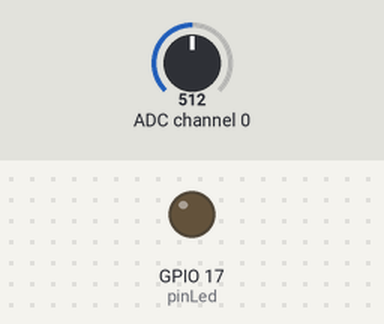
Bench run of a program on a simulated Raspberry Pi (BCM pin numbers). Parts: output pins drawn as LEDs (lit = HIGH). The inputs (shaded band) are chosen by the test bench; at power-on: ADC channel 0 = 512 (analog values on the 0–1023 scale).

Above: at 1.2 s.
1.3 s: ADC channel 0 set to 690
2.8 s: ADC channel 0 set to 717
At 4.0 s:
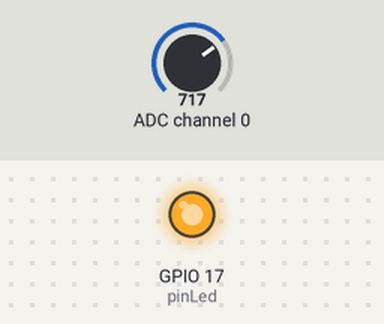
4.3 s: ADC channel 0 set to 511
At 5.1 s:
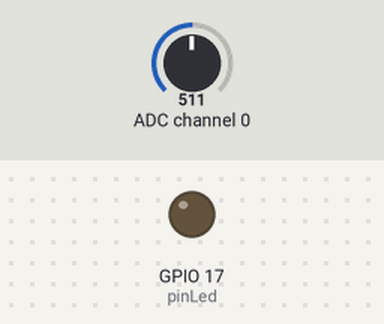
5.8 s: ADC channel 0 set to 710
At 6.2 s:
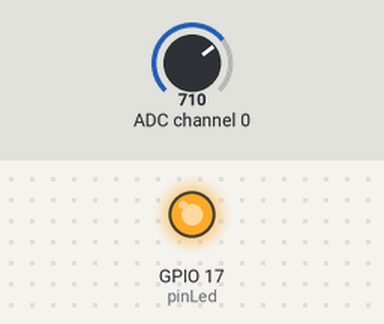
Timing chart, 0 to 8.3 s (numbered marks = the images above; inputs shaded):
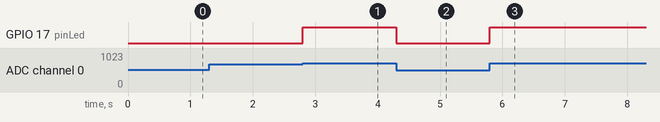

The program:

ledldr.py
```python
# -----------------------------------
# ledldr.py
#
# Contoh pengendalian LED dengani LDR
# -----------------------------------

import spidev
import RPi.GPIO as GPIO

def bacaAnalog(kanal):
    data = spi.xfer2([1, (8 + kanal) << 4, 8])
    hasil_adc = ((data[1] & 3) << 8) + data[2]
    return hasil_adc

pinLed = 17

# Program utama
GPIO.setwarnings(False)
GPIO.setmode(GPIO.BCM)
GPIO.setup(pinLed, GPIO.OUT)
GPIO.output(pinLed, GPIO.LOW)

spi = spidev.SpiDev()
spi.open(0,0)

while True:
    nilaiSensor = bacaAnalog(0)
    if nilaiSensor > 700:
        GPIO.output(pinLed, GPIO.HIGH)
    else:
        GPIO.output(pinLed, GPIO.LOW)
```

Measured:
- the behaviour switches between 700 and 701 on ADC channel 0 (found by bisection; images 0 and 1)
- after the input at 1.3 s, every drawn part: stays the same
- after the input at 2.8 s, GPIO 17 (pinLed): LOW → HIGH at once
- after the input at 4.3 s, GPIO 17 (pinLed): HIGH → LOW at once
- after the input at 5.8 s, GPIO 17 (pinLed): LOW → HIGH at once
